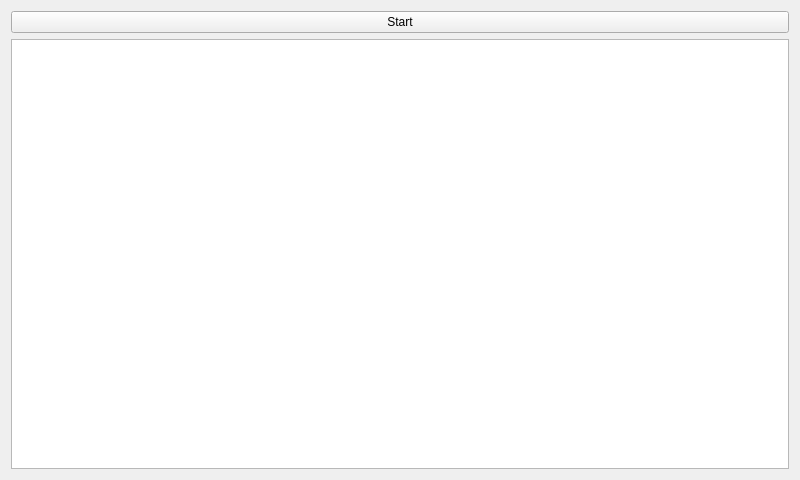
<?xml version="1.0" encoding="UTF-8"?>
<ui version="4.0">
 <class>Lingua</class>
 <widget class="QMainWindow" name="Lingua">
  <property name="geometry">
   <rect>
    <x>0</x>
    <y>0</y>
    <width>800</width>
    <height>480</height>
   </rect>
  </property>
  <property name="windowTitle">
   <string>Lingua</string>
  </property>
  <widget class="QWidget" name="centralWidget">
   <layout class="QGridLayout" name="gridLayout_2">
    <item row="0" column="0">
     <layout class="QGridLayout" name="gridLayout">
      <item row="0" column="0">
       <widget class="QPushButton" name="pushButton">
        <property name="text">
         <string>Start</string>
        </property>
       </widget>
      </item>
      <item row="1" column="0">
       <widget class="QListWidget" name="listWidget"/>
      </item>
     </layout>
    </item>
   </layout>
  </widget>
 </widget>
 <layoutdefault spacing="6" margin="11"/>
 <resources/>
 <connections/>
</ui>
